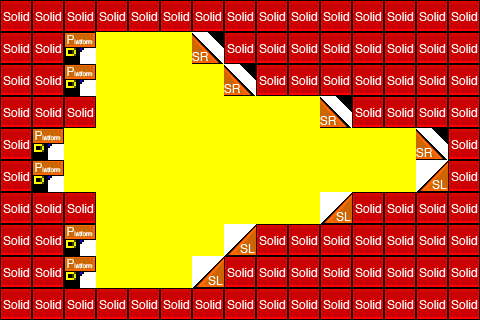

The image is a tile-based game level rendered from a .tmx file. Its description and source (layers, tilesets, objects; grid data summarised) follow:
An orthogonal 15x10 tile map with 32x32 px tiles, 3 tile layers (Outline, Select, collision), 3 tilesets.

<map version="1.0" orientation="orthogonal" width="15" height="10" tilewidth="32" tileheight="32">
 <tileset firstgid="1" name="colTile" tilewidth="32" tileheight="32">
  <image source="../img/render/metatiles32x32.png" width="160" height="32" />
  <tile id="0">
   <properties>
    <property name="isCollidable" value="true" />
    <property name="type" value="solid" />
   </properties>
  </tile>
  <tile id="1">
   <properties>
    <property name="isCollidable" value="true" />
    <property name="type" value="platform" />
   </properties>
  </tile>
  <tile id="2">
   <properties>
    <property name="isCollidable" value="true" />
    <property name="type" value="lslope" />
   </properties>
  </tile>
  <tile id="3">
   <properties>
    <property name="isCollidable" value="true" />
    <property name="type" value="rslope" />
   </properties>
  </tile>
 </tileset>
 <tileset firstgid="6" name="outline" tilewidth="32" tileheight="32">
  <image source="../img/render/outline.png" width="192" height="256" />
  <tile id="6">
   <properties>
    <property name="location" value="back" />
   </properties>
  </tile>
  <tile id="12">
   <properties>
    <property name="location" value="back" />
   </properties>
  </tile>
  <tile id="18">
   <properties>
    <property name="location" value="back" />
   </properties>
  </tile>
  <tile id="24">
   <properties>
    <property name="location" value="back" />
   </properties>
  </tile>
  <tile id="30">
   <properties>
    <property name="location" value="back" />
   </properties>
  </tile>
 </tileset>
 <tileset firstgid="54" name="select" tilewidth="32" tileheight="32">
  <image source="../img/render/selector.png" width="32" height="32" />
 </tileset>
 <layer name="Outline" width="15" height="10">
  <data>[150 cells, 150 non-empty, 19 distinct tile ids]</data>
 </layer>
 <layer name="Select" width="15" height="10">
  <data>[150 cells, 0 non-empty, 0 distinct tile ids]</data>
 </layer>
 <layer name="collision" width="15" height="10">
  <data>[150 cells, 100 non-empty, 4 distinct tile ids]</data>
 </layer>
</map>
